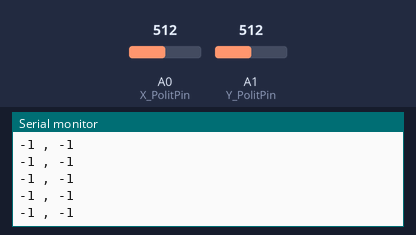
This sketch was run on a simulated Arduino Uno, built with avr-gcc and run on an emulated ATmega328P. Shown: the last lines printed to the serial monitor. The inputs (shaded band) are chosen by the test bench; at power-on: A0 (X_PolitPin) = 512, A1 (Y_PolitPin) = 512.

Above: at 6.8 s.
6.9 s: A0 (X_PolitPin) set to 494
At 7.9 s:
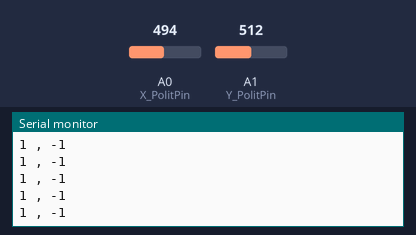
8.4 s: A0 (X_PolitPin) set to 530
At 9.4 s:
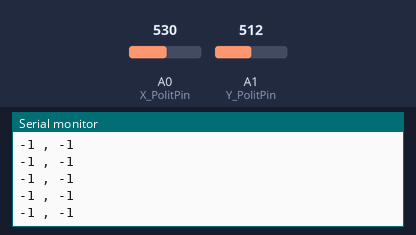

The sketch:

PS2______.ino
```cpp
int minX=2000 , midX=1000, maxX=0;
int minY=2000 , midY=1000, maxY=0;

//PS2搖桿定義
int X_PolitPin = 0;		//X軸類比串口編號 A0
int Y_PolitPin = 1;		//Y軸類比串口編號 A1

int vStep=5;	//讀取類比值間隔時間

void setup()
{
	int X_Val=0;				//X變量函數
	int Y_Val=0;				//Y變量函數

	Serial.begin(9600);
	//取得X/Y中位值
	Serial.println("Setup Middle...");
	midX = analogRead(X_PolitPin);		// 讀取X串口置中可變電阻值
	midY = analogRead(Y_PolitPin);		// 讀取Y串口置中可變電阻值
	Serial.println("Setup OK...");
	delay(1000);

	//取得X/Y極大值及極小值
	Serial.println("Try Your Joystrick...");
	for(int i=1 ; i<=10000 ; i++)
	{
		X_Val = analogRead(X_PolitPin);
		if (X_Val < minX) minX = X_Val;
		if (X_Val > maxX) maxX = X_Val;

		Y_Val = analogRead(Y_PolitPin);
		if (Y_Val < minY) minY = Y_Val;
		if (Y_Val > maxY) maxY = Y_Val;
	}
	Serial.println("TEST OK...");
	delay(1000);
}

void loop ()
{
	int X_Val = 0 , Y_Val = 0;

	//讀取X_Val串口可變電阻值(數值介於 0 到 1023)
	X_Val = analogRead(X_PolitPin);

	//把 0-1023 的數值按比例縮放為 0-180 的數值
	X_Val = map(X_Val , minX , maxX , 0 , 180);

	delay(vStep);  //與下個指令的間隔時間
	Serial.print(X_Val); Serial.print(" , ");		//顯示X軸值

	//讀取X_Val串口可變電阻值(數值介於 0 到 1023)
	Y_Val = analogRead(Y_PolitPin);

	//把 0-1023 的數值按比例縮放為 0-180 的數值
	Y_Val = map(Y_Val , minY , maxY , 0 , 180);

	delay(vStep);  //與下個指令的間隔時間
	Serial.println(Y_Val); 		//顯示Y軸值
}
```

Measured:
- after the input at 6.9 s, the serial monitor: prints a new line at once (image 1)
